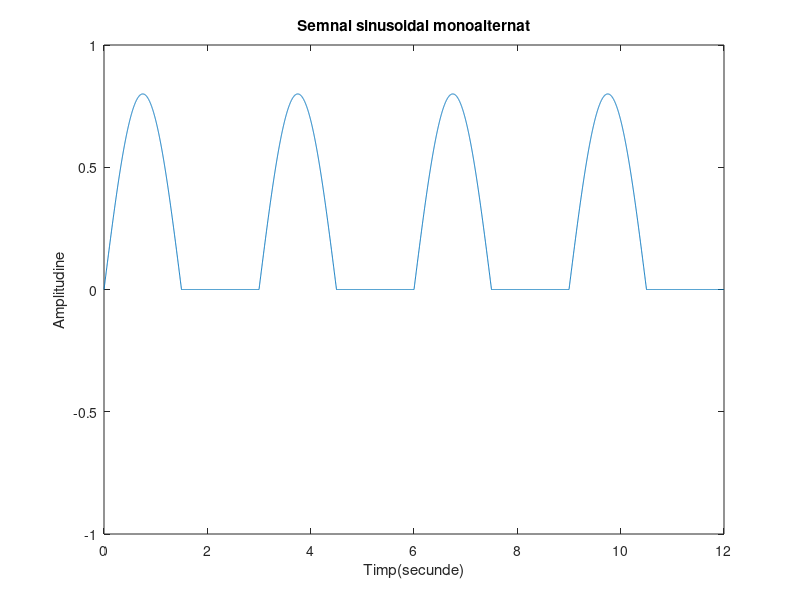

Recreate this plot in MATLAB.
t=0:0.002:12;
%2ms
y=sin(2*pi*1/3*t);
x=abs(y);
%Folosim functia abs pentru a obtine valoarea absoluta a lui y
z=0.8*((x+y)/2);
%->Vom folosi functia plot pentru a genera grafice cu parametrii x si y
plot(t,z);
%->Folosim functia axis pentru a delimita spectrele de valori ale graficului generat de plot pentru a se incadra corespunzator in parametri
axis([0 12 -1 1])
%Am denumit axa Ox
xlabel('Timp(secunde)')
%Am denumit axa Oy
ylabel('Amplitudine')
title('Semnal sinusoidal monoalternat')
